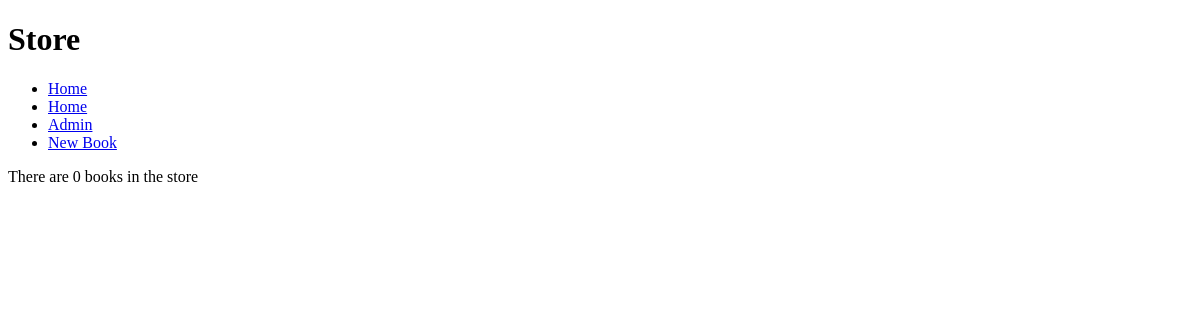
/store/, run on an earlier commit of the app's database.
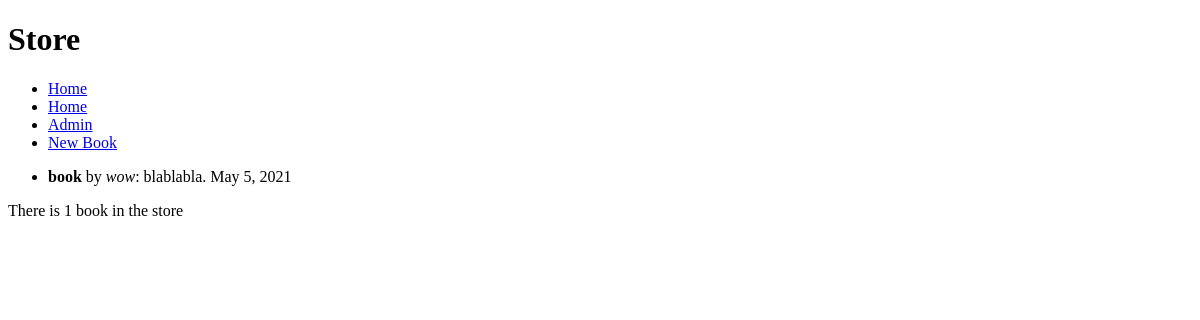
And on a later commit of the database.
### store/models.py (models this page shows)
class Book(models.Model):
    title = models.CharField(max_length=200)
    author = models.CharField(max_length=200)
    description=models.TextField()
    publish_date = models.DateField(default=datetime.date.today)

### store/views.py (the view)
# urls.py: path('', include('store.urls')),
def store(request):
    books = Book.objects.all()
    book_count = books.count()
    context = {
        'books': books,
        'count': book_count,
        'page_name': 'store',
    }
    return render(request, 'store/store.html', context)

### store/templates/store/store.html (shortened to what this page needs)
<!DOCTYPE html>
<html lang="en">
<head>
</head>
<body>
    <h1>Store</h1>
    <nav>
        <ul>
        <li><a href="{% url 'index' %}">Home</a></li>
        <li><a href="{% url 'store' %}">Home</a></li>
        <li><a href="{% url 'admin:index' %}">Admin</a></li>
        <li><a href="{% url 'new_book' %}" >New Book</a></li>
        </ul>
    </nav>
<ul>
    {% for book in books %}
    <li><strong>{{ book.title }}</strong> by <em>{{ book.author }}</em>:
    {{ book.description }}. {{book.publish_date }}
    </li>
    {% endfor %}
</ul>
    {% if count == 1 %}
    There is {{count}} book in the store
    {% else %}
    There are {{count}} books in the store
    {% endif %}
</body>
</html>

What changed in the data, as far as the page shows it:
added Book: title "book", author "wow", description "blablabla", publish_date "May 5, 2021"
Also different on the page:
{{ count }}: (not shown) → "1"
{{ count }}: "0" → (not shown)
text no longer shown: "There are books in the store"
text now shown: "There is book in the store"
